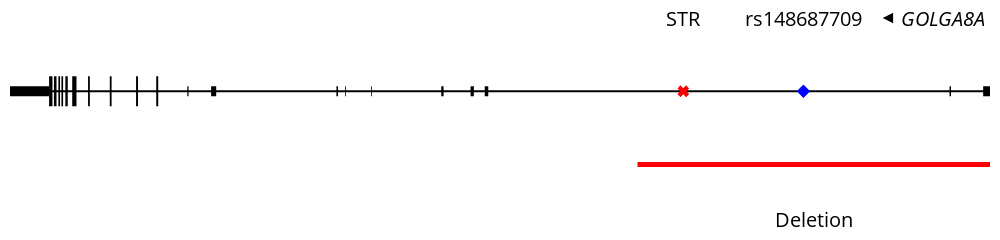

Notebook code for this chart:
### Code cell
transcript = df[df["feature"] == "transcript"]

fig = go.Figure()
# transcript
fig.add_trace(go.Scatter(x=[transcript["start"].values[0], transcript["end"].values[0]], y=[0, 0], mode="lines", line=dict(color="black"), name="transcript"))


# exons
for exon in df[df["feature"] == "CDS"].iterrows():
    fig.add_trace(
        go.Scatter(
            x=[exon[1]["start"], exon[1]["end"]], y=[0, 0], mode="lines", line=dict(color="black", width=30), name="exon")
    )

# UTRs
for utr in df[df["feature"] == "five_prime_UTR"].iterrows():
    fig.add_trace(
        go.Scatter(
            x=[utr[1]["start"], utr[1]["end"]], y=[0, 0], mode="lines", line=dict(color="black", width=10), name="5' UTR"
        )
    )
for utr in df[df["feature"] == "three_prime_UTR"].iterrows():
    fig.add_trace(
        go.Scatter(
            x=[utr[1]["start"], utr[1]["end"]], y=[0, 0], mode="lines", line=dict(color="black", width=10), name="3' UTR"
        )
    )

# location of the repeat
fig.add_trace(
    go.Scatter(
        x=[34419425, 34419425],
        y=[0, 0],
        mode="markers",
        marker=dict(color="red", size=10, symbol="x"),
        name="repeat",
    )
)
# location of the 625 variant
fig.add_trace(
    go.Scatter(
        x=[34426625, 34426625],
        y=[0, 0],
        mode="markers",
        marker=dict(color="blue", size=10, symbol="diamond"),
        name="rs148687709",
    )
)
fig.add_annotation(
    x=34426625, y=1, text="rs148687709", ax=0, ay=0, font=dict(color="black", size=20)
)

# location of the deletion at 34416680 - 34568563
fig.add_trace(
    go.Scatter(
        x=[34416680, 34568563],
        y=[-1, -1],
        mode="lines",
        line=dict(color="red", width=5),
        name="deletion",
    )
)
fig.add_annotation(
    x=(34416680 + transcript["end"].values[0])/2,
    y=-1.75,
    text="Deletion",
    ax=0,
    ay=0,
    font=dict(color="black", size=20),
)

fig.update_layout(plot_bgcolor="white", width=1000, height=80, showlegend=False, margin=dict(l=10, r=10, t=0, b=5))

fig.add_annotation(x=34419425, y=1, text="STR",  ax=0, ay=0, font=dict(color="black", size=20))
fig.add_annotation(
    x=34435000, y=1, text="<i>GOLGA8A</i>", ax=0, ay=0, font=dict(color="black", size=20)
)

fig.add_trace(go.Scatter(x=[34431400, 34431400], y=[1, 1], mode="markers", marker=dict(color="black", size=10, symbol="arrow-left"), name="GOLGA8A"))

fig.update_xaxes(showgrid=False, zeroline=False, showline=False, showticklabels=False, range=[transcript["start"].values[0], transcript["end"].values[0]])
fig.update_yaxes(showgrid=False, zeroline=False, showline=False, showticklabels=False)


fig.show()

### Figure 1 — Plotly figure (JSON) as saved in the notebook; plotly's stock layout.template omitted (floating-point values rounded to 4 significant figures)
{"data": [{"line": {"color": "black"}, "mode": "lines", "name": "transcript", "type": "scatter", "x": [34379068, 34437808], "y": [0, 0]}, {"line": {"color": "black", "width": 30}, "mode": "lines", "name": "exon", "type": "scatter", "x": [34389644, 34389691], "y": [0, 0]}, {"line": {"color": "black", "width": 30}, "mode": "lines", "name": "exon", "type": "scatter", "x": [34387833, 34387952], "y": [0, 0]}, {"line": {"color": "black", "width": 30}, "mode": "lines", "name": "exon", "type": "scatter", "x": [34386625, 34386741], "y": [0, 0]}, {"line": {"color": "black", "width": 30}, "mode": "lines", "name": "exon", "type": "scatter", "x": [34385740, 34385778], "y": [0, 0]}, {"line": {"color": "black", "width": 30}, "mode": "lines", "name": "exon", "type": "scatter", "x": [34385427, 34385474], "y": [0, 0]}, {"line": {"color": "black", "width": 30}, "mode": "lines", "name": "exon", "type": "scatter", "x": [34385254, 34385338], "y": [0, 0]}, {"line": {"color": "black", "width": 30}, "mode": "lines", "name": "exon", "type": "scatter", "x": [34385048, 34385157], "y": [0, 0]}, {"line": {"color": "black", "width": 30}, "mode": "lines", "name": "exon", "type": "scatter", "x": [34383961, 34384047], "y": [0, 0]}, {"line": {"color": "black", "width": 30}, "mode": "lines", "name": "exon", "type": "scatter", "x": [34383746, 34383853], "y": [0, 0]}, {"line": {"color": "black", "width": 30}, "mode": "lines", "name": "exon", "type": "scatter", "x": [34383441, 34383528], "y": [0, 0]}, {"line": {"color": "black", "width": 30}, "mode": "lines", "name": "exon", "type": "scatter", "x": [34382797, 34383053], "y": [0, 0]}, {"line": {"color": "black", "width": 30}, "mode": "lines", "name": "exon", "type": "scatter", "x": [34382386, 34382529], "y": [0, 0]}, {"line": {"color": "black", "width": 30}, "mode": "lines", "name": "exon", "type": "scatter", "x": [34382151, 34382251], "y": [0, 0]}, {"line": {"color": "black", "width": 30}, "mode": "lines", "name": "exon", "type": "scatter", "x": [34381968, 34382068], "y": [0, 0]}, {"line": {"color": "black", "width": 30}, "mode": "lines", "name": "exon", "type": "scatter", "x": [34381701, 34381856], "y": [0, 0]}, {"line": {"color": "black", "width": 30}, "mode": "lines", "name": "exon", "type": "scatter", "x": [34381411, 34381613], "y": [0, 0]}, {"line": {"color": "black", "width": 10}, "mode": "lines", "name": "5' UTR", "type": "scatter", "x": [34437398, 34437808], "y": [0, 0]}, {"line": {"color": "black", "width": 10}, "mode": "lines", "name": "5' UTR", "type": "scatter", "x": [34435383, 34435471], "y": [0, 0]}, {"line": {"color": "black", "width": 10}, "mode": "lines", "name": "5' UTR", "type": "scatter", "x": [34407524, 34407735], "y": [0, 0]}, {"line": {"color": "black", "width": 10}, "mode": "lines", "name": "5' UTR", "type": "scatter", "x": [34406674, 34406870], "y": [0, 0]}, {"line": {"color": "black", "width": 10}, "mode": "lines", "name": "5' UTR", "type": "scatter", "x": [34404917, 34405055], "y": [0, 0]}, {"line": {"color": "black", "width": 10}, "mode": "lines", "name": "5' UTR", "type": "scatter", "x": [34400712, 34400759], "y": [0, 0]}, {"line": {"color": "black", "width": 10}, "mode": "lines", "name": "5' UTR", "type": "scatter", "x": [34399155, 34399203], "y": [0, 0]}, {"line": {"color": "black", "width": 10}, "mode": "lines", "name": "5' UTR", "type": "scatter", "x": [34398634, 34398729], "y": [0, 0]}, {"line": {"color": "black", "width": 10}, "mode": "lines", "name": "5' UTR", "type": "scatter", "x": [34391123, 34391426], "y": [0, 0]}, {"line": {"color": "black", "width": 10}, "mode": "lines", "name": "5' UTR", "type": "scatter", "x": [34389692, 34389768], "y": [0, 0]}, {"line": {"color": "black", "width": 10}, "mode": "lines", "name": "3' UTR", "type": "scatter", "x": [34379068, 34381410], "y": [0, 0]}, {"marker": {"color": "red", "size": 10, "symbol": "x"}, "mode": "markers", "name": "repeat", "type": "scatter", "x": [34419425, 34419425], "y": [0, 0]}, {"marker": {"color": "blue", "size": 10, "symbol": "diamond"}, "mode": "markers", "name": "rs148687709", "type": "scatter", "x": [34426625, 34426625], "y": [0, 0]}, {"line": {"color": "red", "width": 5}, "mode": "lines", "name": "deletion", "type": "scatter", "x": [34416680, 34568563], "y": [-1, -1]}, {"marker": {"color": "black", "size": 10, "symbol": "arrow-left"}, "mode": "markers", "name": "GOLGA8A", "type": "scatter", "x": [34431400, 34431400], "y": [1, 1]}], "layout": {"annotations": [{"ax": 0, "ay": 0, "font": {"color": "black", "size": 20}, "text": "rs148687709", "x": 34426625, "y": 1}, {"ax": 0, "ay": 0, "font": {"color": "black", "size": 20}, "text": "Deletion", "x": 34427244, "y": -1.75}, {"ax": 0, "ay": 0, "font": {"color": "black", "size": 20}, "text": "STR", "x": 34419425, "y": 1}, {"ax": 0, "ay": 0, "font": {"color": "black", "size": 20}, "text": "<i>GOLGA8A</i>", "x": 34435000, "y": 1}], "height": 80, "margin": {"b": 5, "l": 10, "r": 10, "t": 0}, "plot_bgcolor": "white", "showlegend": false, "width": 1000, "xaxis": {"range": [34379068, 34437808], "showgrid": false, "showline": false, "showticklabels": false, "zeroline": false}, "yaxis": {"showgrid": false, "showline": false, "showticklabels": false, "zeroline": false}}}
